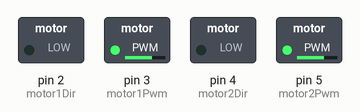
This sketch was run on a simulated Arduino Uno, built with avr-gcc and run on an emulated ATmega328P. On the bench: switched loads named in the sketch (green lamp = pin HIGH).

Above: at 0.1 s.
Timing chart, 0 to 1.6 s (numbered marks = the images above):
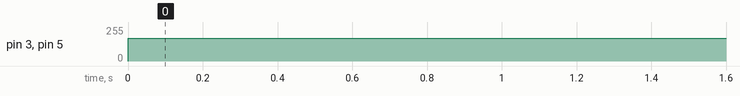

Measured:
- by itself, pin 3 (motor1Pwm), pin 5 (motor2Pwm): 0/255 → 170/255 at 0.00 s

The sketch:

motor_testing.ino
```cpp
int motor1Dir = 2;
int motor1Pwm = 3;
int motor2Dir = 4;
int motor2Pwm = 5;

void setup() {
  Serial.begin(9600);
  pinMode(motor1Dir, OUTPUT);
  pinMode(motor1Pwm, OUTPUT);
  pinMode(motor2Dir, OUTPUT);
  pinMode(motor2Pwm, OUTPUT);
}

void loop() {
  // put your main code here, to run repeatedly:
  analogWrite(motor1Pwm, 170   );
  analogWrite(motor2Pwm, 170 );

}
```
